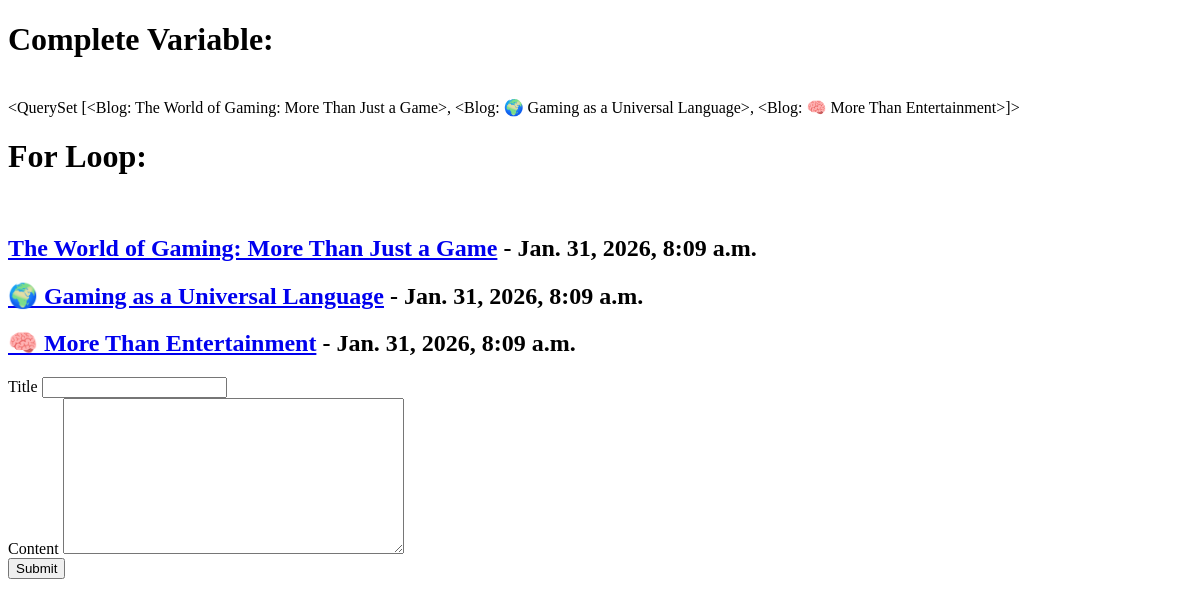
Before: / with the older database file.
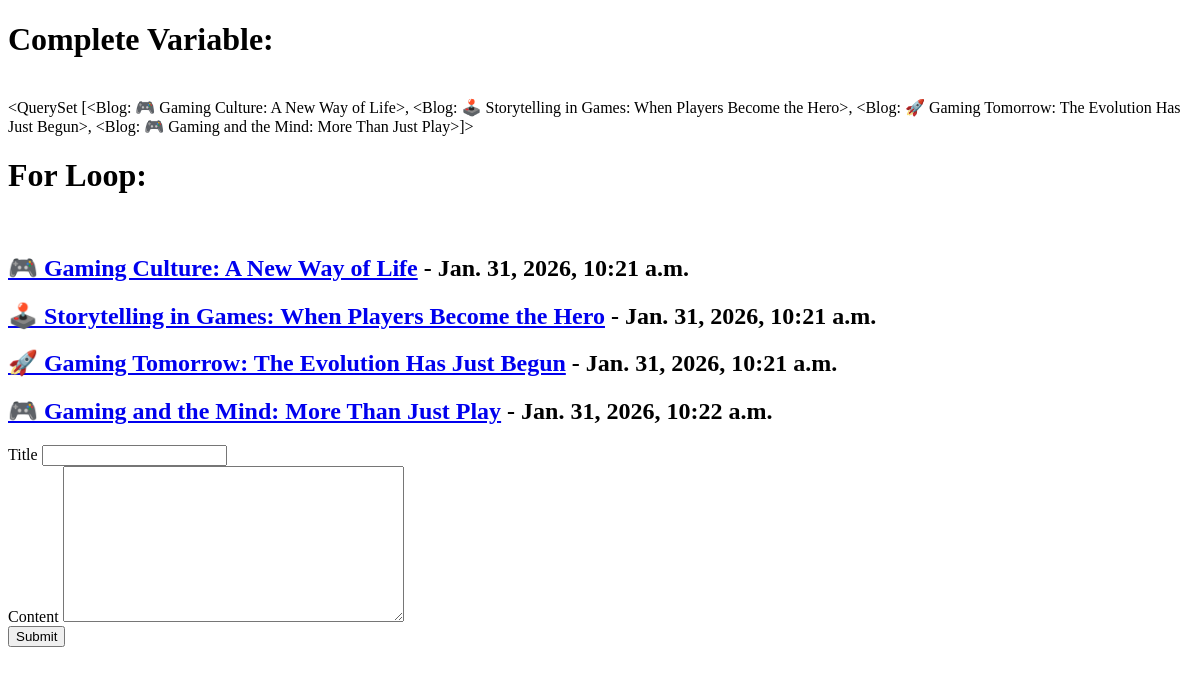
After: the same page with the newer database file.
### polls/models.py (models this page shows)
class Blog(models.Model):
    title = models.CharField(max_length=200)
    content = models.TextField()
    pub_date = models.DateTimeField('date published', auto_now_add=True)
    def __str__(self):
        return self.title

### polls/views.py (the view, shortened to what this page needs)
# urls.py: path('', HomeView.as_view(), name="home"),
class HomeView(View):
    def get(self, request):
        blogs = Blog.objects.all()
        form = BlogForm()
        context = {
            'blogs' : blogs,
            'form' : form
        }
        return render(request, 'home.html', context)

### polls/forms.py
class BlogForm(ModelForm):
    class Meta:
        model = Blog
        fields = ['title', 'content']

### templates/home.html (shortened to what this page needs)
<!DOCTYPE html>
<html lang="en">
<head>
</head>
<body>
    <h1>Complete Variable:</h1><br> {{blogs}}<br>
    <h1>For Loop:</h1><br>
    {% for i in blogs %}
        <h2>
            <a href="{% url 'blog_detail' i.id %}">{{i.title}}</a> - {{i.pub_date}}
        </h2>
    {% endfor %}
    <form method="POST" action="{% url 'home' %}">
        <label for="title">Title</label>
        {{form.title}}
        <br>
        <label for="content">Content</label>
        {{form.content}}
        <br>
        <button type="submit">Submit</button>
    </form>
</body>
</html>

Changed rows visible on the page:
removed Blog: title.title "<QuerySet [<Blog: The World of Gaming: More Than Just a Game>, <Blog: 🌍 Gaming as a Universal Language>, <Blog: 🧠 More Than Entertainment>]>", title "The World of Gaming: More Than Just a Game", pub_date "Jan. 31, 2026, 8:09 a.m."
removed Blog: title "🌍 Gaming as a Universal Language", pub_date "Jan. 31, 2026, 8:09 a.m."
removed Blog: title "🧠 More Than Entertainment", pub_date "Jan. 31, 2026, 8:09 a.m."
added Blog: title.title "<QuerySet [<Blog: 🎮 Gaming Culture: A New Way of Life>, <Blog: 🕹️ Storytelling in Games: When Players Become the Hero>, <Blog: 🚀 Gaming Tomorrow: The Evolution Has Just Begun>, <Blog: 🎮 Gaming and the Mind: More Than Just Play>]>", title "🎮 Gaming Culture: A New Way of Life", pub_date "Jan. 31, 2026, 10:21 a.m."
added Blog: title "🕹️ Storytelling in Games: When Players Become the Hero", pub_date "Jan. 31, 2026, 10:21 a.m."
added Blog: title "🚀 Gaming Tomorrow: The Evolution Has Just Begun", pub_date "Jan. 31, 2026, 10:21 a.m."
added Blog: title "🎮 Gaming and the Mind: More Than Just Play", pub_date "Jan. 31, 2026, 10:22 a.m."
